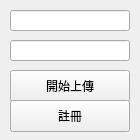
<?xml version="1.0" encoding="UTF-8"?>
<ui version="4.0">
 <class>Form</class>
 <widget class="QWidget" name="Form">
  <property name="geometry">
   <rect>
    <x>0</x>
    <y>0</y>
    <width>140</width>
    <height>140</height>
   </rect>
  </property>
  <property name="windowTitle">
   <string>Form</string>
  </property>
  <widget class="QLineEdit" name="lineEdit">
   <property name="geometry">
    <rect>
     <x>10</x>
     <y>10</y>
     <width>120</width>
     <height>21</height>
    </rect>
   </property>
   <property name="placeholderText">
    <string comment="帳號"/>
   </property>
  </widget>
  <widget class="QLineEdit" name="lineEdit_2">
   <property name="geometry">
    <rect>
     <x>10</x>
     <y>40</y>
     <width>120</width>
     <height>21</height>
    </rect>
   </property>
   <property name="echoMode">
    <enum>QLineEdit::Password</enum>
   </property>
   <property name="placeholderText">
    <string comment="密碼"/>
   </property>
  </widget>
  <widget class="QPushButton" name="pushButton">
   <property name="geometry">
    <rect>
     <x>10</x>
     <y>70</y>
     <width>120</width>
     <height>32</height>
    </rect>
   </property>
   <property name="text">
    <string>開始上傳</string>
   </property>
  </widget>
  <widget class="QPushButton" name="pushButton_2">
   <property name="geometry">
    <rect>
     <x>10</x>
     <y>100</y>
     <width>120</width>
     <height>32</height>
    </rect>
   </property>
   <property name="text">
    <string>註冊</string>
   </property>
  </widget>
 </widget>
 <resources/>
 <connections/>
</ui>
